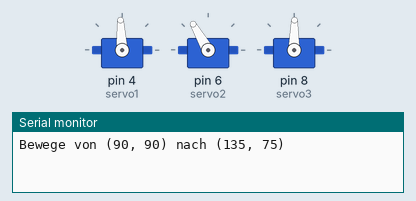
This sketch was run on a simulated Arduino Uno, built with avr-gcc and run on an emulated ATmega328P. Shown: 3 × servo, the last lines printed to the serial monitor.

Above: at 0.05 s.
At 0.45 s:
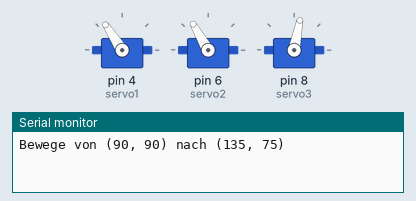
At 2.4 s:
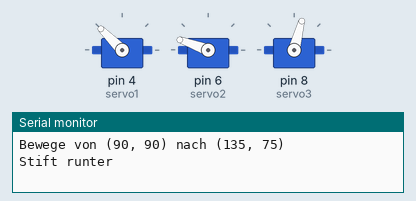
At 4.05 s:
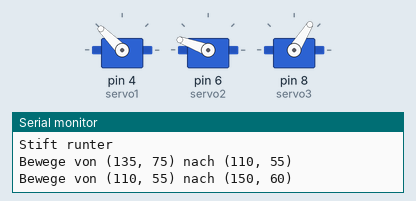
At 5.75 s:
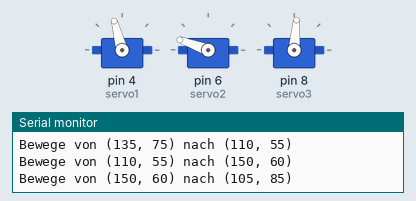
At 9.15 s:
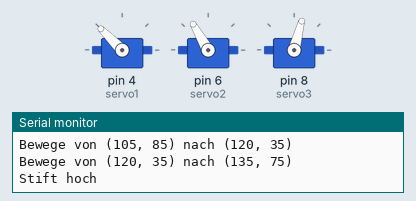
Timing chart, 0 to 11.9 s (numbered marks = the images above):
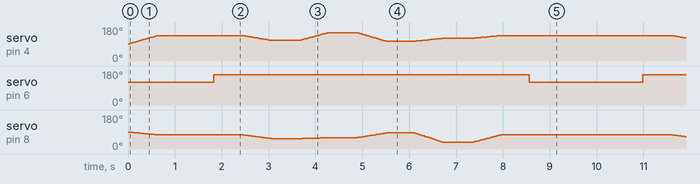

Measured:
- by itself, servo on pin 6 (servo2): alternates 160° for 6.7 s and 120° for 2.4 s

The sketch:

sterndli_interpol.ino
```cpp
#include <Servo.h>

Servo servo1;  // Linker Servo
Servo servo2;  // Mittlerer Servo (Stift)
Servo servo3;  // Rechter Servo

const int STEPS = 40;
const int STEP_DELAY = 15; // ms
const int MOVE_DURATION = STEPS * STEP_DELAY;

// Globale Position des letzten Punktes
int lastX = 90;
int lastY = 90;

void setup() {
  Serial.begin(9600);

  servo1.attach(4);
  servo2.attach(6);
  servo3.attach(8);

  servo1.write(lastX);
  servo2.write(120);
  servo3.write(lastY);
}

// Interpolation zwischen zwei Koordinatenpunkten
void moveInSteps(int xStart, int yStart, int xEnd, int yEnd) {
  Serial.print("Bewege von (");
  Serial.print(xStart);
  Serial.print(", ");
  Serial.print(yStart);
  Serial.print(") nach (");
  Serial.print(xEnd);
  Serial.print(", ");
  Serial.print(yEnd);
  Serial.println(")");

  for (int i = 0; i <= STEPS; i++) {
    float t = i / float(STEPS);
    int x = round(xStart + t * (xEnd - xStart));
    int y = round(yStart + t * (yEnd - yStart));

    servo1.write(x);
    servo3.write(y);
    delay(STEP_DELAY);
  }

  // Update globale Position
  lastX = xEnd;
  lastY = yEnd;
}

void loop() {
  int ecken[5][2] = {
    {135, 75},
    {110, 55},
    {150, 60},
    {105, 85},
    {120, 35}
  };

  for (int e = 0; e <= 4; e++) {
    int xEnd = ecken[e][0];
    int yEnd = ecken[e][1];

    moveInSteps(lastX, lastY, xEnd, yEnd);
    delay(MOVE_DURATION);

    if (e == 0) {
      delay(MOVE_DURATION);
      Serial.println("Stift runter");
      servo2.write(160);
      delay(MOVE_DURATION);
    }

    if (e == 4) {
      moveInSteps(lastX, lastY, ecken[0][0], ecken[0][1]);
      delay(MOVE_DURATION);
      Serial.println("Stift hoch");
      servo2.write(120);
      delay(MOVE_DURATION);
    }
  }
}
```
